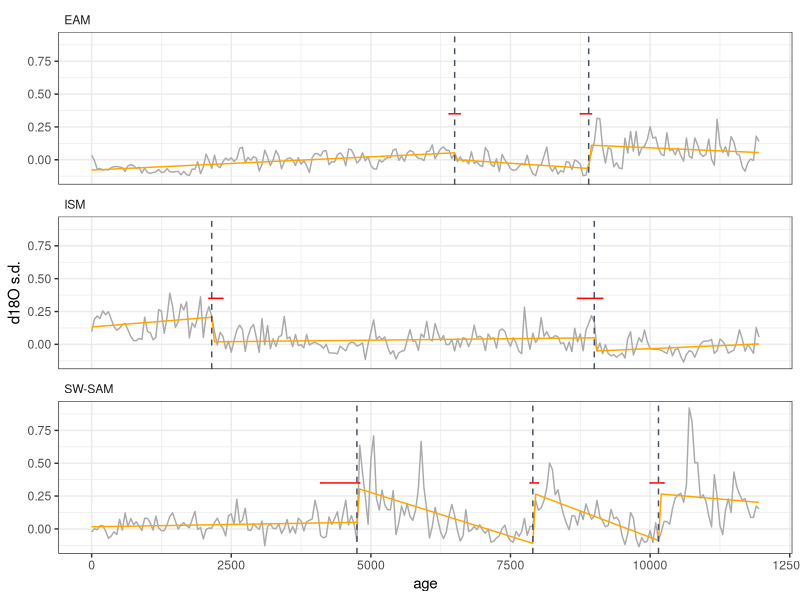

R code for this plot: (Note: this script raises an error after producing the figure.)
#### change point analysis

setwd("speleothem-IADV/")

library(dplyr)
library(strucchange)
library(ggplot2)
library(rstatix)

## load spel composite data
spel_comp <- read.csv("spel_IADV/spel_sd.csv")
spel_comp <- spel_comp %>% filter(win_end <= 12000 & win_end >=50 & region %in% c("EAM","ISM","SW-SAM"))

opt_bpts <- function(x) {
  #x = bpts_sum$RSS["BIC",]
  n <- length(x)
  lowest <- vector("logical", length = n-1)
  lowest[1] <- FALSE
  for (i in 2:n) {
    lowest[i] <- x[i] < x[i-1] & x[i] < x[i+1]
  }
  out <- as.integer(names(x)[lowest])
  return(out)
}

comp_fitted <- data.frame()
comp_bp <- data.frame()
comp_lm_summ <- data.frame()
for (i in unique(spel_comp$region)){
  sub_comp <- filter(spel_comp, region == i)
  
  bp <- breakpoints(sub_comp$med ~ sub_comp$age) #breakpoint analysis
  bpts_sum <- summary(bp) 
  opt_brks <- opt_bpts(bpts_sum$RSS["BIC",]) #optimal no. breakpoints
  
  ci_x <- confint(bp, breaks = opt_brks) #get timings of bp's with conf intervals
  ci_ages <- data.frame(bp = sub_comp$age[ci_x$confint[,2]],
                        CI2_5 = sub_comp$age[ci_x$confint[,1]],
                        CI97_5 = sub_comp$age[ci_x$confint[,3]])
  
  ## model:
  #z <- sub_comp$med
  #x <- sub_comp$age
  #best_brk <- ci_ages$bp
  #fm1 <- lm(z ~ x*(x < best_brk[1]) + x*(x > best_brk[1] & x < best_brk[2]) + x*(x > best_brk[2]))
  
  #fac <- breakfactor(bp, breaks = opt_brks)
  #fm1 <- lm(sub_comp$med ~ fac)
  
  
  brk_vals <-  c(max(sub_comp$age),sub_comp$age[ci_x$confint[,2]], (min(sub_comp$age))-1)
  sub_comp$grp <- cut(x = sub_comp$age, breaks = brk_vals, labels = 1:(length(brk_vals)-1))
  
  subcomp_fit <- data.frame()
  subcomp_lm_summ <- data.frame()
  for (j in unique(sub_comp$grp)){
    grp_subcomp <- sub_comp %>% filter(grp == j)
    grp_lm <- lm(med ~ age, data = grp_subcomp)
    sub_lm <- as.data.frame(summary(grp_lm)$coefficients); sub_lm$grp <- j
    lm_fit <- fitted(grp_lm)
    grp_subcomp$fitted_val <- lm_fit
    
    subcomp_fit <- rbind(subcomp_fit, grp_subcomp)
    subcomp_lm_summ <- rbind(subcomp_lm_summ, sub_lm)
  }
  
  # save data
  comp_fitted <- rbind(comp_fitted, subcomp_fit)
  subcomp_lm_summ$region <- i; comp_lm_summ <- rbind(comp_lm_summ, subcomp_lm_summ)
  ci_ages$region <- i; comp_bp <- rbind(comp_bp, ci_ages)
}

write.csv(comp_bp, "spel_breakpoints.csv", row.names = F)

pdf("breakpoints_slope_plots.pdf", height = 15/2.54, width = 9/2.54)
ggplot() +
  geom_line(data = comp_fitted, aes(x = age, y = med), col = "#AAAAAA") +
  geom_line(data = comp_fitted, aes(x = age, y = fitted_val), col = "orange") +
  geom_vline(data = comp_bp, aes(xintercept = bp), lty = 2, col = "#485063") +
  geom_errorbarh(data = comp_bp, aes(xmin = CI2_5, xmax = CI97_5, y = 0.35), col = "red", height = 0.01) +
  theme_bw() +
  theme(strip.background = element_rect(fill = "white", colour = "white"), strip.text = element_text(hjust = 0)) +
  ylab("d18O s.d.") + 
  facet_wrap(.~ region, ncol = 1, nrow = 3)
dev.off()


## bp in mean
comp_fitted <- data.frame()
comp_bp <- data.frame()
comp_seg_mean <- data.frame()
comp_ttest <- data.frame()
for (i in unique(spel_comp$region)){
  sub_comp <- filter(spel_comp, region == i)
  
  bp <- breakpoints(sub_comp$med ~ 1) #breakpoint analysis
  bpts_sum <- summary(bp) 
  opt_brks <- opt_bpts(bpts_sum$RSS["BIC",]) #optimal no. breakpoints
  
  if (i == "ISM"){ opt_brks = 2 }
  
  ci_x <- confint(bp, breaks = opt_brks) #get timings of bp's with conf intervals
  ci_ages <- data.frame(bp = sub_comp$age[ci_x$confint[,2]],
                        CI2_5 = sub_comp$age[ci_x$confint[,1]],
                        CI97_5 = sub_comp$age[ci_x$confint[,3]])
  
  brk_vals <-  c(max(sub_comp$age),sub_comp$age[ci_x$confint[,2]], (min(sub_comp$age))-1)
  sub_comp$grp <- cut(x = sub_comp$age, breaks = brk_vals, labels = 1:(length(brk_vals)-1))
  
  sub_tvals <- sub_comp %>% 
    pairwise_t_test(med ~ grp)
  
  sub_meanvals <- sub_comp %>%
    group_by(grp) %>%
    summarise(mean(med))
  
  x_fac <- breakfactor(bp, breaks = opt_brks)
  fm1 <- lm(sub_comp$med ~ x_fac - 1)
  
  fit_sub <- data.frame(region = i,
                        Age = sub_comp$age,
                        bp_fit = fitted(fm1))


  # save data
  comp_fitted <- rbind(comp_fitted, fit_sub)
  sub_meanvals$region <- i; comp_seg_mean <- rbind(comp_seg_mean, sub_meanvals)
  sub_tvals$rgion <- i; comp_ttest <- rbind(comp_ttest, sub_tvals)
  #subcomp_lm_summ$region <- i; comp_lm_summ <- rbind(comp_lm_summ, subcomp_lm_summ)
  ci_ages$region <- i; comp_bp <- rbind(comp_bp, ci_ages)
}

pdf("breakpoints_mean_plots.pdf", height = 15/2.54, width = 9/2.54)
ggplot() +
  geom_line(data = spel_comp, aes(x = age, y = med), col = "#AAAAAA") +
  geom_line(data = comp_fitted, aes(x = Age, y = bp_fit), col = "#30D5C8") +
  geom_vline(data = comp_bp, aes(xintercept = bp), lty = 2, col = "#485063") +
  geom_errorbarh(data = comp_bp, aes(xmin = CI2_5, xmax = CI97_5, y = 0.35), col = "red", height = 0.01) +
  theme_bw() +
  theme(strip.background = element_rect(fill = "white", colour = "white"), strip.text = element_text(hjust = 0)) +
  geom_hline(yintercept = Inf, colour = "black") +
  ylab("d18O s.d.") + 
  facet_wrap(.~ region, ncol = 1, nrow = 3, )
dev.off()
